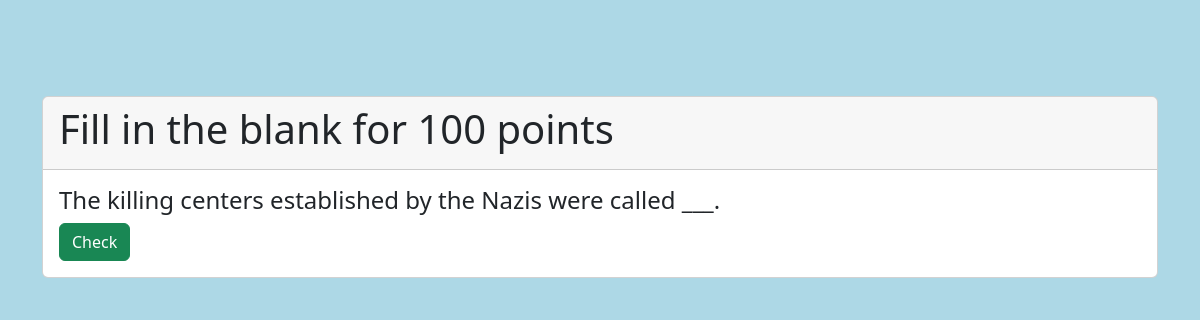
The page /question/11/3 on the database its author committed.
### jeopardy/models.py (models this page shows)
class Question(models.Model):
    topic = models.ForeignKey(Topic, on_delete=models.PROTECT)
    points = models.ForeignKey(Point, on_delete=models.PROTECT)
    question = models.TextField(max_length=255)
    color = ColorField(default='#EC008C')
    answer = models.TextField(max_length=255)
    def str(self):
        return f"{ str(self.topic) } for { str(self.points) } points"# : {self.question}"
    def __str__(self):
        return f"{ str(self.topic) } for { str(self.points) } points"# : {self.question}"

class Topic(models.Model):
    name = models.CharField(max_length=50)
    def __str__(self):
        return self.name

class Point(models.Model):
    points = models.IntegerField()
    def __str__(self):
        return str(self.points)

### jeopardy/views.py (the view, shortened to what this page needs)
# urls.py: path("question/<int:question_id>/<int:team_id>", question, name="question"),
def question(request, question_id, team_id):
    context ={}
    context["url"] = (question_id,team_id)
    team = Team.objects.get(id = team_id)
    context["team"] = team
    question = Question.objects.get(id = question_id)
    context["question"] = question
    team_obj = get_object_or_404(Team, id = team_id) # fetch the object related to passed id
    teamForm = TeamForm(request.POST or None, instance = team_obj, question_id = question_id)  # pass the object as instance in form
    context["teamForm"] = teamForm # add form dictionary to context
    return render(request, 'jeopardy/question.html', context)

### jeopardy/templates/jeopardy/question.html (shortened to what this page needs)
{% extends 'jeopardy/base.html' %}
{% block content %}
<form method = "post" action="/question/{{url.0}}/{{url.1}}">
    <div id="carouselId" class="carousel slide">
        <br><br><br>
        <div class="carousel-inner">
            <div class="carousel-item active">
                <div class="card mt-4">
                    <div class="card-header">
                        <h1>{{question.topic}} for {{ question.points }} points<h1>
                    </div>
                    <div class="card-body">
                        <h4 class="card-text">{{question.question}}</h4>
                        <button class="btn btn-success" type="button" data-bs-target="#carouselId" data-bs-slide="next">
                        Check
                    </button>
                    </div>
                </div>
            </div>
        </div>
    </div>
</form>
{%endblock%}

### jeopardy/static/jeopardy/style.css (style rules this page uses)
.body { background-color: lightblue; }

### rows shown on the page
Question: topic "Fill in the blank", points "100", question "The killing centers established by the Nazis were called ___."
